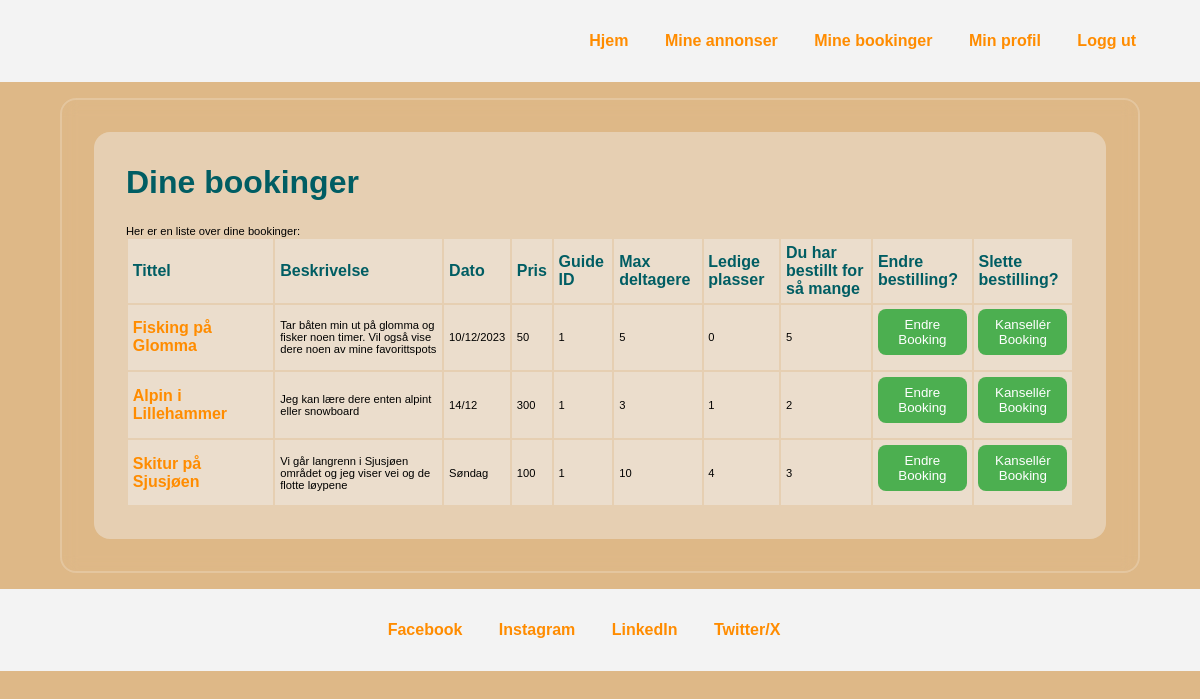
The app's page /my_bookings (signed in) with its own data.
### tables this page shows
CREATE TABLE tours (
                                                id integer PRIMARY KEY,
                                                title text NOT NULL,
                                                max_capacity int NOT NULL,
                                                description text NOT NULL,
                                                location text NOT NULL,
                                                date text NOT NULL,
                                                price int NOT NULL,
                                                created_by text,
                                                is_active bool, 
                                                image blob 
                                            );

### application/controller/booking_controller.py (the view)
@booking_blueprint.route("/my_bookings", methods=("GET", "POST"))
@login_required
def my_bookings():
    conn, cur = connect_to_db(current_app)
    update_list_of_bookings(cur)
    correct_bookings = find_info_about_tours_user_has_booked(cur, current_user.id)
    correct_bookings = add_plasser_ledig_to_correct_bookings(cur, correct_bookings)
    conn.close()
    return render_template("my_bookings.html", correct_bookings=correct_bookings)

### application/model/database.py (called while the page is built)
def create_connection(db_file):
    conn = None
    try:
        conn = sqlite3.connect(db_file, check_same_thread=False)
    except Error as e:
        print(e)
    return conn

def connect_to_db(app):
    database = app.config['DATABASE_URI']
    conn = create_connection(database)
    cur = conn.cursor()
    return conn, cur

### application/model/dbbooking.py (called while the page is built)
def update_list_of_bookings(cur):
    sql = "SELECT * FROM booking"
    cur.execute(sql)
    info_retrieved = cur.fetchall()
    for tuple in info_retrieved:
        temp_dict = {
            "id": tuple[0],
            "id_user": tuple[1],
            "id_tour": tuple[2],
            "participants": tuple[3],
            "is_active": tuple[4],
        }
        if temp_dict not in list_of_bookings:
            list_of_bookings.append(temp_dict)

def add_plasser_ledig_to_correct_bookings(cur, correct_bookings):
    for dictionary in correct_bookings:
        sql = f'''SELECT participants FROM booking WHERE is_active = True AND id_tour = {dictionary["id_tour"]}'''
        cur.execute(sql)
        participants_tuple = cur.fetchall()
        active_participants = 0
        for x in participants_tuple:
            active_participants += x[0]
        ledige_plasser = int(dictionary['max_capacity']) - active_participants
        dictionary['spots_available'] = ledige_plasser
    return correct_bookings

### application/model/dbuser.py (called while the page is built)
def get_user_by_id(cur, user_id):
    sql = 'SELECT * FROM users WHERE id = ?'
    cur.execute(sql, (user_id,))
    user_object = cur.fetchone()
    if user_object:
        user_id, username, password, email, description, birthdate, gender, picture = user_object
        user = User(user_id, username, password, email, description, birthdate, gender, picture)
        return user
    return None

### application/template/my_bookings.html (shortened to what this page needs)
{% extends 'dashboard.html' %}
{% block content %}
<h1>Dine bookinger</h1>
<p>Her er en liste over dine bookinger:</p>
<table>
    <thead>
    <tr>
        <th>Tittel</th>
        <th class="table-description">Beskrivelse</th>
        <th>Dato</th>
        <th>Pris</th>
        <th>Guide ID</th>
        <th>Max deltagere</th>
        <th>Ledige plasser</th>
        <th>Du har bestillt for så mange</th>
        <th>Endre bestilling?</th>
        <th>Slette bestilling?</th>
    </tr>
    </thead>
    <tbody>
    {% for booking in correct_bookings %}
    <tr>
        <td>
            <a href="/loggedtour/{{ booking.id_tour }}">{{ booking.tour_title }}</a>
        </td>
        <td class="table-description">{{ booking.description }}</td>
        <td>{{ booking.date }}</td>
        <td>{{ booking.price }}</td>
        <td>{{ booking.created_by }}</td>
        <td>{{ booking.max_capacity }}</td>
        <td>{{ booking.spots_available }}</td>
        <td>{{ booking.participants }}</td>
        <td>
            <button type="submit" class="button">Endre Booking</button>
        </td>
        <td>
            <form method="POST" action="/cancel_booking">
                <button type="submit" class="button" name="cancel_booking">Kansellér Booking</button>
            </form>
        </td>
    </tr>
    {% endfor %}
    </tbody>
</table>
{% endblock %}

### application/static/dashboard.css (style rules this page uses)
* { box-sizing: border-box; margin: 0; font-family: Arial, sans-serif; }
body { background-image: url("https://images.unsplash.com/photo-1488646953014-85cb44e25828?q=80&w=1935&auto=format&fit=crop&ixlib=rb-4.0.3&ixid=M3wxMjA3fDB8MHxwaG90by1wYWdlfHx8fGVufDB8fHx8fA%3D%3D"); background-size: cover; background-repeat: no-repeat; background-position: center; margin: 0 auto; background-color: burlywood; }
p, a, td, label { font-size: 0.7rem; }
h1, h2 { padding-bottom: 1.5rem; }
h1, h2, th { color: rgba(0, 93, 99); text-align: left; }
a { color: darkorange; font-weight: bold; font-size: 1rem; margin-right: 2rem; text-decoration: none; }
input, button { width: fit-content; padding: 8px; margin-bottom: 10px; }
button { background-color: #4CAF50; color: white; border: none; border-radius: 0.5rem; cursor: pointer; }
form, section { display: flex; flex-direction: column; }
td, th { padding: 0.3rem; background-color: rgba(243, 243, 243, 0.4); }
tr { margin: 1rem; }
.table-description { min-width: 30%; }

### records on screen
tours: tour_title "Fisking på Glomma", description "Tar båten min ut på glomma og fisker noen timer. Vil også vise dere noen av mine favorittspots", date "10/12/2023", price "50", created_by "1", max_capacity "5", spots_available "0", participants "5"
tours: tour_title "Alpin i Lillehammer", description "Jeg kan lære dere enten alpint eller snowboard", date "14/12", price "300", created_by "1", max_capacity "3", spots_available "1", participants "2"
tours: tour_title "Skitur på Sjusjøen", description "Vi går langrenn i Sjusjøen området og jeg viser vei og de flotte løypene", date "Søndag", price "100", created_by "1", max_capacity "10", spots_available "4", participants "3"
